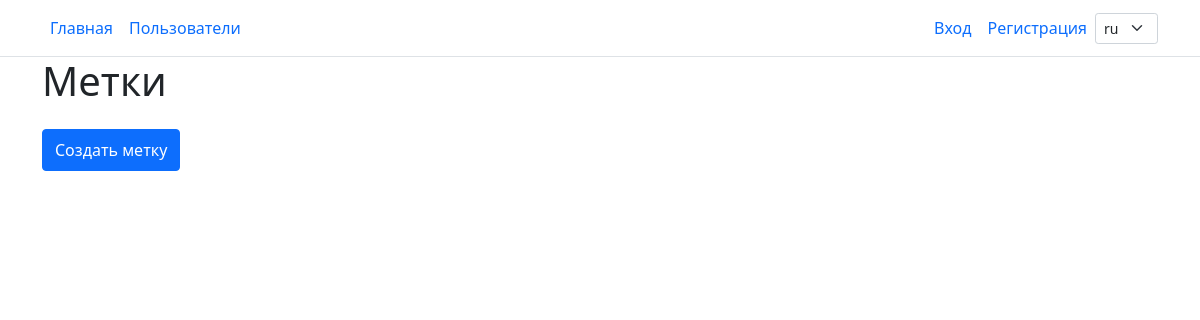
/labels/, run on an earlier commit of the app's database.
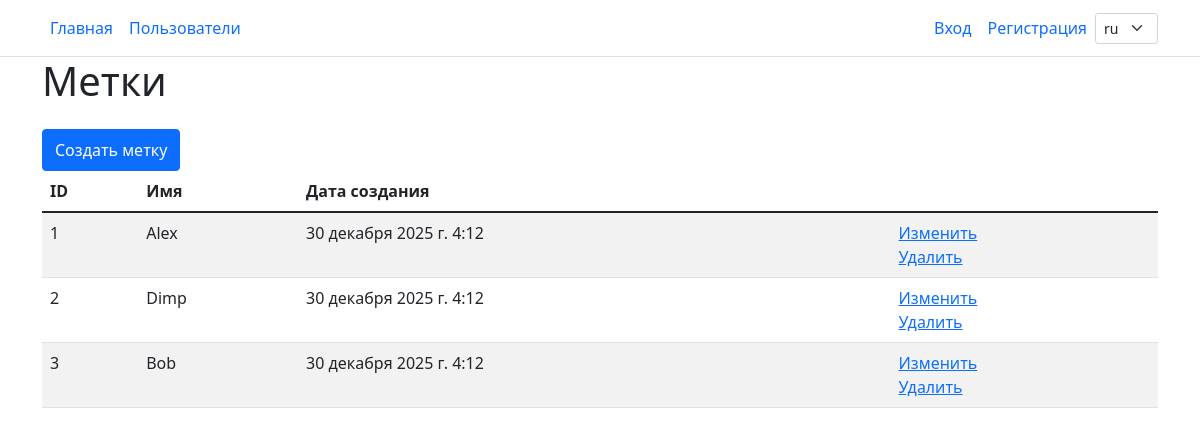
And on a later commit of the database.
### task_manager/labels/models.py (models this page shows, shortened)
class Label(models.Model):
    name = models.CharField(max_length=255, unique=True)
    created_at = models.DateTimeField(auto_now_add=True)

### task_manager/labels/views.py (the view)
# urls.py: path('', LabelsListView.as_view(), name='index'),
class LabelsListView(ListView):
    model = Label
    template_name = 'labels/index.html'
    context_object_name = 'labels'

### task_manager/templates/labels/index.html
{% extends 'layout.html' %}
{% load i18n %}
{% block content %}
<div class="container wrapper flex-grow-1">
    <h1 class="h1 mb-4 fw-normal text-left">{% trans "Labels" %}</h1>
    <a class="btn btn-primary py-2" href="{% url 'labels:create' %}">{% trans "Create label" %}</a>
    {% if labels %}
    <table class="table table-striped">
        <thead>
        <tr>
            <th>ID</th>
            <th>{% trans "Name" %}</th>
            <th>{% trans "Create date" %}</th>
            <th></th>
        </tr>
        </thead>
        <tbody>
        {% for label in labels %}
        <tr>
            <td>{{ label.id }}</td>
            <td>{{ label.name }}</td>
            <td>{{ label.created_at }}</td>
            <td>
            <td>
                <a href="{% url 'labels:update' label.pk %}">{% trans "Edit" %}</a>
                <br>
                <a href="{% url 'labels:delete' label.pk %}">{% trans "Remove" %}</a>
            </td>
        </tr>
        {% endfor %}
        </tbody>
    </table>
    {% endif %}
</div>
{% endblock %}

What changed in the data, as far as the page shows it:
added Label: id "1", name "Alex", created_at "30 декабря 2025 г. 4:12"
added Label: id "2", name "Dimp", created_at "30 декабря 2025 г. 4:12"
added Label: id "3", name "Bob", created_at "30 декабря 2025 г. 4:12"
Also different on the page:
text now shown: "ID Имя Дата создания"
